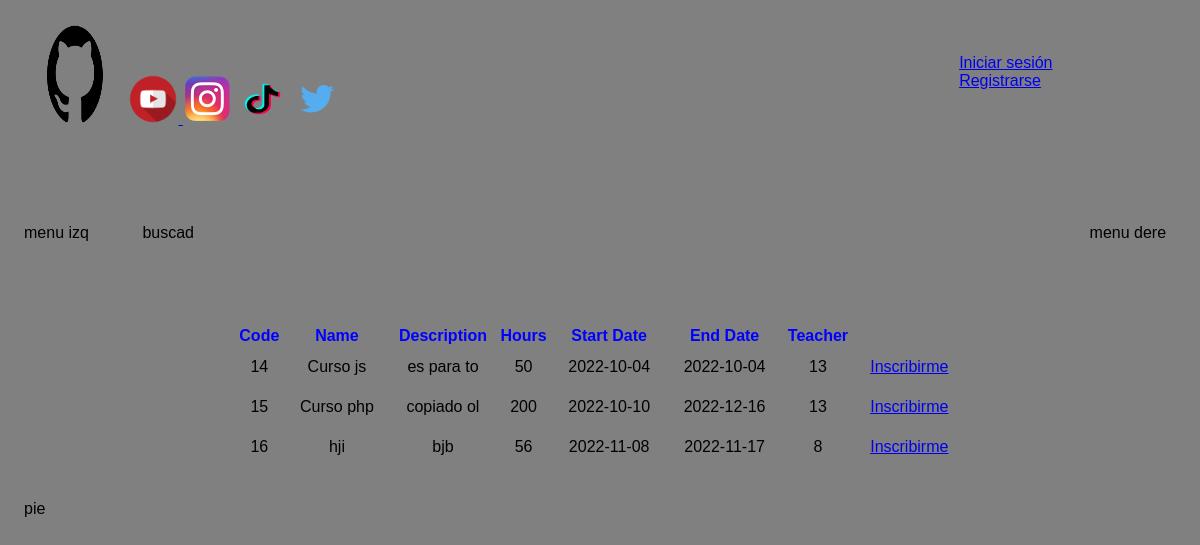
The page / on the database its author committed.
### tables this page shows
CREATE TABLE `courses` (
  `code` int(11) NOT NULL,
  `name` varchar(15) NOT NULL,
  `description` varchar(20) NOT NULL,
  `hours` int(11) NOT NULL,
  `startDate` date NOT NULL,
  `endDate` date NOT NULL,
  `teacherID` int(9) NOT NULL
);

### index.php (the view, shortened to what this page needs)
<!DOCTYPE html>
<?php
include("funciones.php");
?>
<html lang="en">
<head>
   <link href="css/style.css" rel="stylesheet" type="text/css">
</head>
<body>
   <div class = "grid-container">
        <div class="header">
            <?php headerPrincipal(false); ?>
            <div id="sesion">
               <a href="login.php">Iniciar sesión</a>
               <a href="registrarse.php">Registrarse</a>
            </div>
        </div>
        <div class="menu1">menu izq</div>
        <div class="nav">buscad</div>
        <div class="menu2">menu dere</div>
        <div class="content">
        <?php
            $conexion = conectar();
            if($conexion == false){
                mysqli_connect_errno();
            }
            else{
                $sql = "SELECT * FROM courses ";
                $consulta = mysqli_query($conexion, $sql);
                if ($consulta== false){
                    mysqli_error($conexion);
                }
                else{
                    $numlinies = mysqli_num_rows($consulta);
                    echo"<table>";
                    echo "<tr>";
                    echo"<th>Code</th>";
                    echo"<th>Name</th>";
                    echo "<th>Description</th>";
                    echo "<th>Hours</th>";
                    echo "<th>Start Date</th>";
                    echo "<th>End Date</th>";
                    echo "<th>Teacher</th>";
                    echo "</tr>";
                    for ($i =0 ; $i < $numlinies ; $i++){
                        $linea = mysqli_fetch_array($consulta);
                        echo "<tr>";
                        echo "<td>".$linea[0]."</td>";
                        echo "<td>".$linea[1]."</td>";
                        echo "<td>".$linea[2]."</td>";
                        echo "<td>".$linea[3]."</td>";
                        echo "<td>".$linea[4]."</td>";
                        echo "<td>".$linea[5]."</td>";
                        echo "<td>".$linea[6]."</td>";
                        echo "<td><a href='login.php'>Inscribirme</a></td>";
                        echo"</tr>";
                    }
                    echo"</table>";
                }
            }
        ?>
        </div>
        <div class="footer">pie</div>
    </div>
</body>
</html>

### funciones.php (shortened to what this page needs)
 <?php
function headerPrincipal($dosPuntos){
   if ($dosPuntos == true){
    $ruta= "../";
   }else{
    $ruta ="";
   }
    ?>
    <div id="principal">
        <img class="logo" src = "<?php echo $ruta?>img/logo_prueba.png">
        <a href = "https://www.tiktok.com/@timeitweb" ><img class="redes" src="<?php echo $ruta?>img/yt_transparente.png"> </a>
        <a href = "https://www.tiktok.com/@timeitweb" ><img class="redes" src="<?php echo $ruta?>img/instagram_transparente.png"></a>
        <a href = "https://www.tiktok.com/@timeitweb" ><img class="redes" src="<?php echo $ruta?>img/tiktok_transparente.png"></a>
        <a href = "https://www.tiktok.com/@timeitweb" ><img class="redes" src="<?php echo $ruta?>img/twitter_transparente.png"></a>
    </div>
    <?php
}
?>

### css/style.css (style rules this page uses)
body { font-family: 'Lexend',sans-serif; background-color: rgb(128, 128, 128); }
.redes { height: 50px; width: 50px; }
.logo { height: 100px; width: 100px; }
.header { grid-column: 1/7; grid-row: 1/3; display: grid; }
.grid-container { display: grid; grid-template-columns: 10% 20% 20% 20% 20% 10%; grid-auto-rows: minmax(100px, auto); }
#principal { grid-column: 1/3; grid-row: 1/3; }
#sesion { grid-column: 6/7; grid-row: 1/3; display: flex; flex-direction: column; margin-top: 30px; }
.menu2 { grid-column: 6/7; grid-row: 3/5; }
.menu1 { grid-column: 1/2; grid-row: 3/5; }
.nav { grid-column: 2/6; }
.content { grid-column: 2/6; display: flex; justify-content: center; }
.footer { grid-column: 1/7; }
.grid-container > div { padding: 1em; }
table,form { width: 80%; text-align: center; }
th { color:blue }
td { padding: 10px; }

### rows shown on the page
courses: code "14", name "Curso js", description "es para to", hours "50", startDate "2022-10-04", endDate "2022-10-04", teacherID "13"
courses: code "15", name "Curso php", description "copiado ol", hours "200", startDate "2022-10-10", endDate "2022-12-16", teacherID "13"
courses: code "16", name "hji", description "bjb", hours "56", startDate "2022-11-08", endDate "2022-11-17", teacherID "8"
